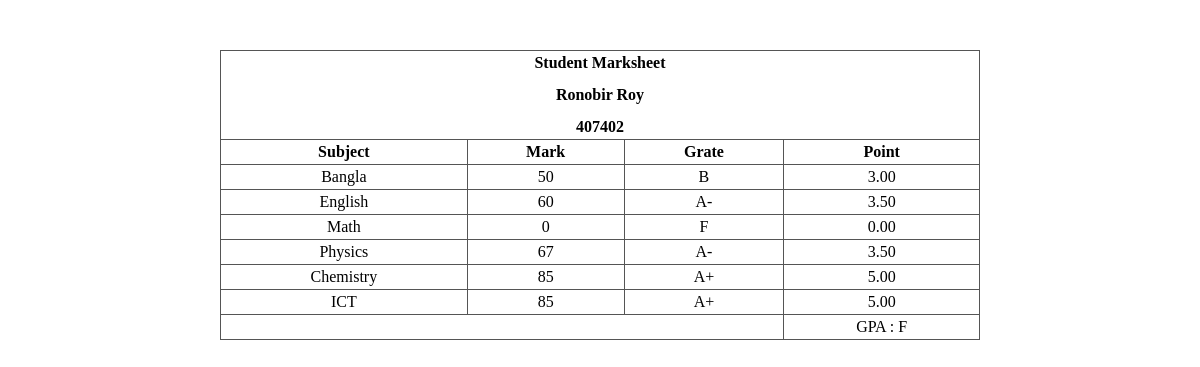
Screenshot of /view/marksheet.php?user_id=4 with the database file from the repository.
### tables this page shows
CREATE TABLE `marksheets` (
  `id` int(11) NOT NULL,
  `name` varchar(255) NOT NULL,
  `roll` varchar(255) NOT NULL,
  `session_id` int(11) NOT NULL,
  `bangla` int(11) NOT NULL,
  `english` int(11) NOT NULL,
  `math` int(11) NOT NULL,
  `physics` int(11) NOT NULL,
  `chemistry` int(11) NOT NULL,
  `ict` int(11) NOT NULL,
  `status` tinyint(4) NOT NULL DEFAULT 1,
  `created_at` timestamp NOT NULL DEFAULT current_timestamp()
);

### view/marksheet.php (the view, shortened to what this page needs)
<?php
require_once '../dbcon.php';
$id = $_GET['user_id'];
$result = mysqli_query($con, "SELECT * FROM `marksheets` WHERE `id` = '$id'");
function Grate($marks) {
    if ($marks > 100 ) {
        return "Invalid";
    } elseif ($marks >= 80 && $marks <= 100) {
        return "A+";
    } elseif ($marks >= 70 && $marks <= 79) {
        return "A";
    } elseif ($marks >= 60 && $marks <= 69)  {
        return "A-";
    } elseif ($marks >= 50 && $marks <= 59)  {
        return "B";
    } elseif ($marks >= 40 && $marks <= 49 ) {
        return "C";
    } elseif ($marks >= 33 && $marks <= 39 ) {
        return "D";
    }else {
        return "F";
    }
}
function Point($marks) {
    if ($marks > 100 ) {
        return "Invalid";
    } elseif ($marks >= 80 && $marks <= 100) {
        return "5.00";
    } elseif ($marks >= 70 && $marks <= 79) {
        return "4.00";
    } elseif ($marks >= 60 && $marks <= 69)  {
        return "3.50";
    } elseif ($marks >= 50 && $marks <= 59)  {
        return "3.00";
    } elseif ($marks >= 40 && $marks <= 49 ) {
        return "2.00";
    } elseif ($marks >= 33 && $marks <= 39 ) {
        return "1.00";
    }else {
        return "0.00";
    }
}
?>
<!DOCTYPE html>
<html lang="en">
<head>
</head>
<body onload="window.print()">
    <?php
        while($row = mysqli_fetch_assoc($result)){
        ?>
        <div class="print-area">
            <div class="data-info">
                <table>
                    <tr>
                        <th colspan="4">
                            Student Marksheet <br><br>
                            <?= ucwords($row['name']) ?><br><br>
                            <?= $row['roll'] ?>
                        </th>
                    </tr>
                    <tr>
                        <th>Subject</th>
                        <th>Mark</th>
                        <th>Grate</th>
                        <th>Point</th>
                    </tr>
                    <tr>
                        <td>Bangla</td>
                        <td><?= $row['bangla'] ?></td>
                        <td><?= Grate($row["bangla"]) ?></td>
                        <td><?= Point($row["bangla"]) ?></td>
                    </tr>
                    <tr>
                        <td>English</td>
                        <td><?= $row['english'] ?></td>
                        <td><?= Grate($row["english"]) ?></td>
                        <td><?= Point($row["english"]) ?></td>
                    </tr>
                    <tr>
                        <td>Math</td>
                        <td><?= $row['math'] ?></td>
                        <td><?= Grate($row["math"]) ?></td>
                        <td><?= Point($row["math"]) ?></td>
                    </tr>
                    <tr>
                        <td>Physics</td>
                        <td><?= $row['physics'] ?></td>
                        <td><?= Grate($row["physics"]) ?></td>
                        <td><?= Point($row["physics"]) ?></td>
                    </tr>
                    <tr>
                        <td>Chemistry</td>
                        <td><?= $row['chemistry'] ?></td>
                        <td><?= Grate($row["chemistry"]) ?></td>
                        <td><?= Point($row["chemistry"]) ?></td>
                    </tr>
                    <tr>
                        <td>ICT</td>
                        <td><?= $row['ict'] ?></td>
                        <td><?= Grate($row["ict"]) ?></td>
                        <td><?= Point($row["ict"]) ?></td>
                    </tr>
                    <tr>
                        <td colspan="3"></td>
                        <td >
                        GPA :
                        <?php
                        if(Point($row["bangla"]) == 0 || Point($row["english"]) == 0 || Point($row["math"]) == 0 || Point($row["physics"]) == 0 || Point($row["chemistry"]) == 0 || Point($row["ict"]) == 0){
                            echo "F";
                        }else{
                            $total = Point($row["bangla"])+Point($row["english"])+Point($row["math"])+Point($row["physics"])+Point($row["chemistry"])+ Point($row["ict"]);
                            echo $gpa = $total/6;
                        }
                        ?>
                        </td>
                    </tr>
                </table>
            </div>
        </div>
        <?php
        }
    ?>
</body>
</html>

### view/marksheet.php (style rules this page uses)
body { margin: 0; }
.print-area { width: 760px; height: 1050px; margin: auto; box-sizing: border-box; page-break-after: always; }
.data-info { margin-top: 50px; }
.data-info table { width: 100%; border-collapse: collapse; }
.data-info table th, .data-info table td { border: 1px solid #555; padding: 4px; line-height: 1em; text-align: center; }

### rows the page displays
marksheets: name "Ronobir Roy", roll "407402", bangla "50", bangla "B", bangla "3.00", english "60", english "A-", english "3.50", math "0", math "F", math "0.00", physics "67", physics "A-", physics "3.50", chemistry "85", chemistry "A+", chemistry "5.00", ict "85", ict "A+", ict "5.00"
